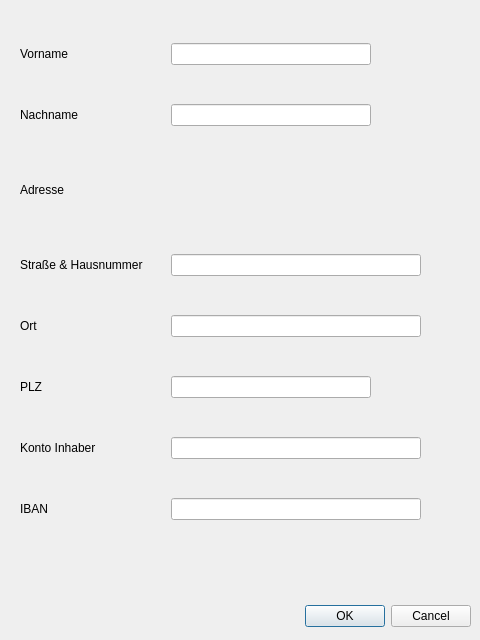
<?xml version="1.0" encoding="UTF-8"?>
<ui version="4.0">
 <class>Dialog</class>
 <widget class="QDialog" name="Dialog">
  <property name="geometry">
   <rect>
    <x>0</x>
    <y>0</y>
    <width>480</width>
    <height>640</height>
   </rect>
  </property>
  <property name="windowTitle">
   <string>Dialog</string>
  </property>
  <widget class="QDialogButtonBox" name="buttonBox">
   <property name="geometry">
    <rect>
     <x>10</x>
     <y>600</y>
     <width>461</width>
     <height>32</height>
    </rect>
   </property>
   <property name="orientation">
    <enum>Qt::Horizontal</enum>
   </property>
   <property name="standardButtons">
    <set>QDialogButtonBox::Cancel|QDialogButtonBox::Ok</set>
   </property>
  </widget>
  <widget class="QWidget" name="gridLayoutWidget">
   <property name="geometry">
    <rect>
     <x>10</x>
     <y>10</y>
     <width>461</width>
     <height>551</height>
    </rect>
   </property>
   <layout class="QGridLayout" name="gridLayout">
    <property name="leftMargin">
     <number>10</number>
    </property>
    <property name="rightMargin">
     <number>50</number>
    </property>
    <item row="6" column="0">
     <widget class="QLabel" name="label_KInhaber">
      <property name="text">
       <string>Konto Inhaber</string>
      </property>
     </widget>
    </item>
    <item row="6" column="1">
     <widget class="QLineEdit" name="konto_Inhaber">
      <property name="maximumSize">
       <size>
        <width>250</width>
        <height>16777215</height>
       </size>
      </property>
     </widget>
    </item>
    <item row="7" column="1">
     <widget class="QLineEdit" name="konto_IBAN">
      <property name="maximumSize">
       <size>
        <width>250</width>
        <height>16777215</height>
       </size>
      </property>
     </widget>
    </item>
    <item row="1" column="1">
     <widget class="QLineEdit" name="name_Nachname">
      <property name="maximumSize">
       <size>
        <width>200</width>
        <height>16777215</height>
       </size>
      </property>
     </widget>
    </item>
    <item row="2" column="0">
     <widget class="QLabel" name="label_Adresse">
      <property name="enabled">
       <bool>true</bool>
      </property>
      <property name="maximumSize">
       <size>
        <width>16777215</width>
        <height>50</height>
       </size>
      </property>
      <property name="text">
       <string>Adresse</string>
      </property>
     </widget>
    </item>
    <item row="7" column="0">
     <widget class="QLabel" name="label_KIBAN">
      <property name="text">
       <string>IBAN</string>
      </property>
     </widget>
    </item>
    <item row="4" column="0">
     <widget class="QLabel" name="label_Ort">
      <property name="text">
       <string>Ort</string>
      </property>
     </widget>
    </item>
    <item row="5" column="0">
     <widget class="QLabel" name="label_PLZ">
      <property name="text">
       <string>PLZ</string>
      </property>
     </widget>
    </item>
    <item row="1" column="0">
     <widget class="QLabel" name="label_Nachname">
      <property name="text">
       <string>Nachname</string>
      </property>
     </widget>
    </item>
    <item row="4" column="1">
     <widget class="QLineEdit" name="adr_Ort">
      <property name="maximumSize">
       <size>
        <width>250</width>
        <height>16777215</height>
       </size>
      </property>
     </widget>
    </item>
    <item row="5" column="1">
     <widget class="QLineEdit" name="adr_PLZ">
      <property name="maximumSize">
       <size>
        <width>200</width>
        <height>16777215</height>
       </size>
      </property>
     </widget>
    </item>
    <item row="0" column="0">
     <widget class="QLabel" name="label_Vorname">
      <property name="text">
       <string>Vorname</string>
      </property>
     </widget>
    </item>
    <item row="3" column="1">
     <widget class="QLineEdit" name="adr_Strasse">
      <property name="sizePolicy">
       <sizepolicy hsizetype="Expanding" vsizetype="Fixed">
        <horstretch>0</horstretch>
        <verstretch>0</verstretch>
       </sizepolicy>
      </property>
      <property name="maximumSize">
       <size>
        <width>250</width>
        <height>16777215</height>
       </size>
      </property>
      <property name="autoFillBackground">
       <bool>false</bool>
      </property>
     </widget>
    </item>
    <item row="3" column="0">
     <widget class="QLabel" name="label_Strasse">
      <property name="text">
       <string>Straße &amp; Hausnummer</string>
      </property>
     </widget>
    </item>
    <item row="0" column="1">
     <widget class="QLineEdit" name="name_Vorname">
      <property name="maximumSize">
       <size>
        <width>200</width>
        <height>16777215</height>
       </size>
      </property>
     </widget>
    </item>
   </layout>
  </widget>
 </widget>
 <resources/>
 <connections>
  <connection>
   <sender>buttonBox</sender>
   <signal>accepted()</signal>
   <receiver>Dialog</receiver>
   <slot>accept()</slot>
   <hints>
    <hint type="sourcelabel">
     <x>248</x>
     <y>254</y>
    </hint>
    <hint type="destinationlabel">
     <x>157</x>
     <y>274</y>
    </hint>
   </hints>
  </connection>
  <connection>
   <sender>buttonBox</sender>
   <signal>rejected()</signal>
   <receiver>Dialog</receiver>
   <slot>reject()</slot>
   <hints>
    <hint type="sourcelabel">
     <x>316</x>
     <y>260</y>
    </hint>
    <hint type="destinationlabel">
     <x>286</x>
     <y>274</y>
    </hint>
   </hints>
  </connection>
 </connections>
</ui>
